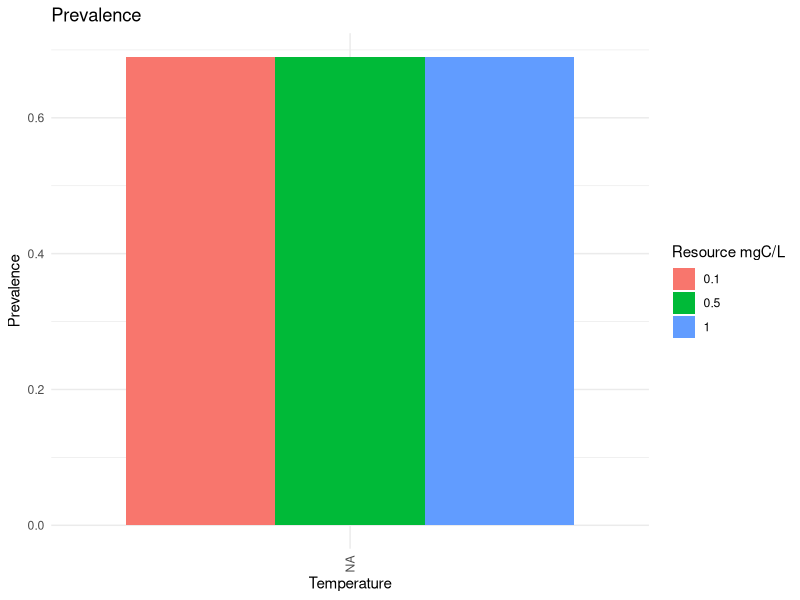
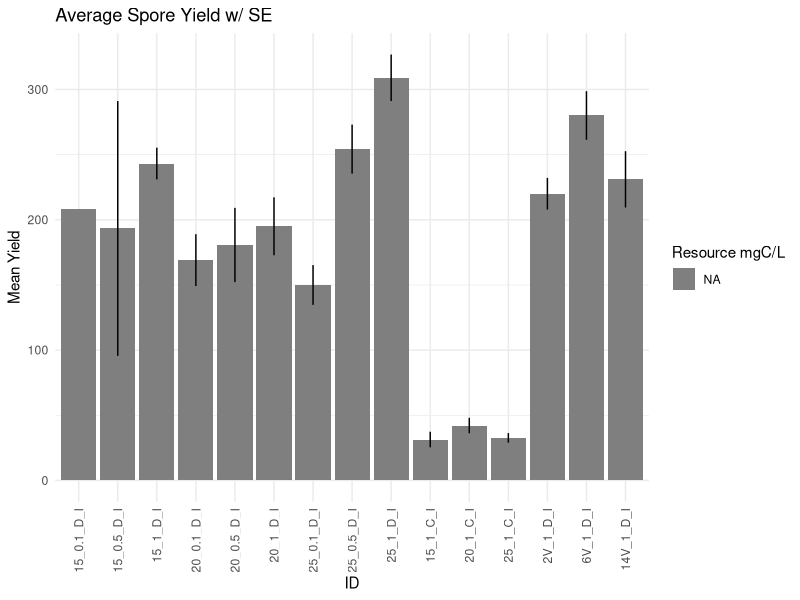
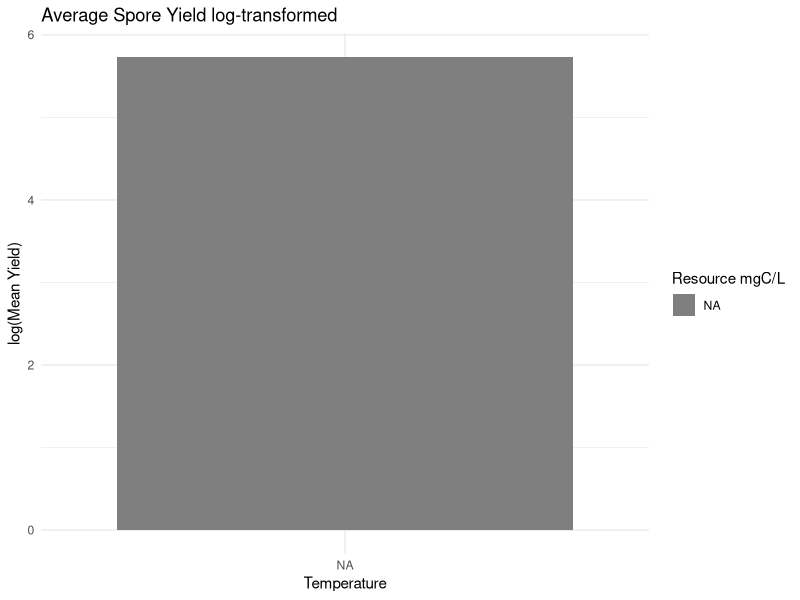
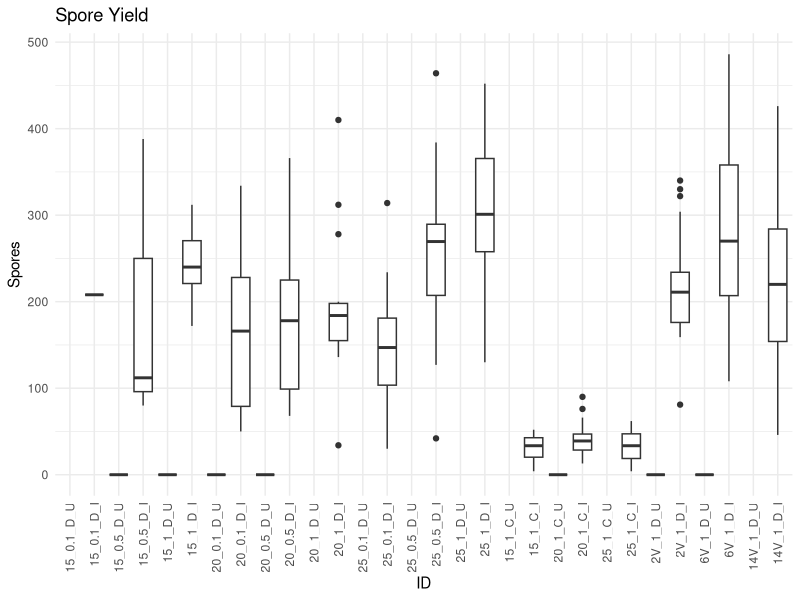
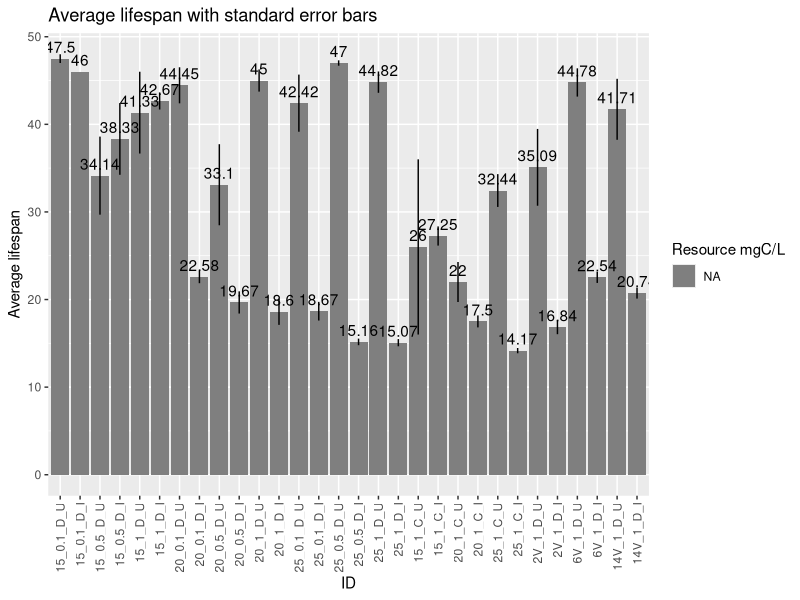

Generate these figures, in order, with R: (Note: this script raises an error after producing the figures.)
## ---- chunk 1
knitr::opts_chunk$set(echo = TRUE)
knitr::opts_chunk$set(tidy.opts=list(width.cutoff=50),tidy=TRUE)
## ---- chunk 2
library(tidyverse)
library(magrittr)
library(lubridate)
library(here)
## ---- chunk 3
# treatments <- read_csv(here("raw_data/treatments.csv"))
fitness <- read_csv(here("raw_data/main_fitness_data.csv"))
mort <- read_csv(here("raw_data/main_mort_data.csv"))
## ---- chunk 4
prev_threshold = 3125
## ---- chunk 5
mort %<>% filter(!male %in% c(1) & !removed %in% c(1) & !KBP %in% c(1) & !missing %in% c(1)) %>% select(-c(male,removed,KBP,missing))

prevalence <- mort %>% drop_na(inf) #remove observations with NA for infection status

mort %<>% mutate(inf_status = ifelse(inf==1, "I", "U")) %>% filter(inf_status %in% c("I","U"))

mort %<>% mutate(ID = paste(temp, resource, species, inf_status,sep = "_"))




newOrder <- c("15_0.1_D_U","15_0.1_D_I","15_0.5_D_U","15_0.5_D_I","15_1_D_U","15_1_D_I",
              "20_0.1_D_U","20_0.1_D_I","20_0.5_D_U","20_0.5_D_I","20_1_D_U","20_1_D_I",
              "25_0.1_D_U","25_0.1_D_I","25_0.5_D_U","25_0.5_D_I","25_1_D_U","25_1_D_I",
              "15_1_C_U","15_1_C_I","20_1_C_U","20_1_C_I","25_1_C_U","25_1_C_I",
              "2V_1_D_U","2V_1_D_I","6V_1_D_U","6V_1_D_I","14V_1_D_U","14V_1_D_I")

mort$ID <- factor(mort$ID, levels = newOrder)


prevalence %<>% mutate(ID = paste(temp, resource, species,sep = "_"))

prevOrder <- c("15_0.1_D","15_0.5_D","15_1_D",
              "20_0.1_D","20_0.5_D","20_1_D",
              "25_0.1_D","25_0.5_D","25_1_D",
              "15_1_C","20_1_C","25_1_C",
              "2V_1_D","6V_1_D","14V_1_D")

prevalence$ID <- factor(mort$ID, levels = prevOrder)

prevalence %<>% rename(.,infection_status = inf)

treatment_factors <- prevalence %>% dplyr::select(ID,temp,resource, species)
treatment_factors %<>% rename(.,temperature = temp)
treatment_factors %<>% distinct()
treatment_factors$ID <- factor(treatment_factors$ID, levels = newOrder)


prevalence %<>% group_by(ID) %>% summarize(n = n(), prev = sum(infection_status)/n())
prevalence %<>% left_join(.,treatment_factors)
prevalence %>% ggplot(.,aes(x=as.factor(ID),y=prev, fill=as.factor(resource))) +
  geom_col(position="dodge") + 
  labs(title = "Prevalence", fill = "Resource mgC/L", x = "Temperature", y = "Prevalence") + theme_minimal() +
  theme(axis.text.x = element_text(angle = 90, vjust = 0.5, hjust=1))
## ---- chunk 6
mort %<>% mutate(spore_yield = spore_RAW*(spore_water_added+1))

spores <- mort %>% filter(spore_yield>0) %>% group_by(ID) %>% 
  summarize(mean_yield = mean(spore_yield, na.rm=T), 
            # NAs removed but there should be no NAs after the filter
            var = var(spore_yield, na.rm = T), 
            se = sqrt(var(spore_yield, na.rm = T)/n()))
spores %<>% left_join(.,treatment_factors)
spores %>% ggplot(., aes(x=ID, y=mean_yield, fill=as.factor(resource))) + 
  geom_col(position="dodge") + 
  geom_linerange(aes(ymin = mean_yield-se, ymax = mean_yield+se)) +
  labs(title = "Average Spore Yield w/ SE", y = "Mean Yield", fill = "Resource mgC/L", x = "ID") + theme_minimal() +
  theme(axis.text.x = element_text(angle = 90, vjust = 0.5, hjust=1))
spores %>% ggplot(., aes(x=as.factor(temperature), y=log(mean_yield), fill=as.factor(resource))) + 
  geom_col(position="dodge") + 
  labs(title = "Average Spore Yield log-transformed", y = "log(Mean Yield)", fill = "Resource mgC/L", x = "Temperature") + theme_minimal()
mort %>% ggplot(., aes(x=ID, y=spore_yield)) + 
  geom_boxplot() + 
  labs(title = "Spore Yield", y = "Spores", x = "ID") + theme_minimal() +
  theme(axis.text.x = element_text(angle = 90, vjust = 0.5, hjust=1))
## ---- chunk 7
# spore_prev <- left_join(spores, prevalence)
# spore_prev %<>% mutate(.,potential = mean_yield*prev)
# spore_prev %>% ggplot(.,aes(x=ID, y=potential)) + geom_col()
## ---- chunk 8
lifespan <- mort
lifespan %<>% select(ID, mortality_day, inf)
lifespan %<>% mutate(birth_day = "4/5/22")
#mdy(lifespan$birth_date)
lifespan %<>% transmute(ID=ID, birthday=mdy(birth_day), deathday=mdy(mortality_day))
lifespan %<>% mutate(span = deathday - birthday)

inf_order <- c("15_0.1_D","15_0.5_D","15_1_D",
              "20_0.1_D","20_0.5_D","20_1_D",
              "25_0.1_D","25_0.5_D","25_1_D",
              "15_1_C","20_1_C","25_1_C",
              "2V_1_D","6V_1_D","14V_1_D")


lifespan %<>% left_join(.,treatment_factors)


mean_span <- lifespan %>% group_by(ID) %>% summarize(mean_span = mean(span, na.rm=T),
                                                     var = var(span, na.rm = T),
                                                     se = sqrt(var(span, na.rm = T)/n()),
                                                     resource = unique(resource),
                                                     temperature = unique(temperature))

mean_span %<>% filter(ID!="2V_1_D")

mean_span %>% ggplot(.,aes(x=ID, y=as.numeric(mean_span), fill=as.factor(resource))) +
  geom_col(position="dodge") + 
  geom_linerange(aes(ymin = mean_span-se, ymax = mean_span+se)) +
  geom_text(aes(label=round(as.numeric(mean_span), digits = 2)), vjust = -0.5) +
  labs(title = "Average lifespan with standard error bars", y = "Average lifespan", fill = "Resource mgC/L") +
  theme(axis.text.x = element_text(angle = 90, vjust = 0.5, hjust=1))

# lifespan %>% drop_na() %>% ggplot(.,aes(x=as.factor(temperature), y = as.numeric(span), fill=as.factor(resource))) + geom_boxplot(position="dodge") + labs(title="avearge lifespan", x="temperature", y ="lifespan")
# 
# lifespan %>% drop_na() %>% ggplot(.,aes(x=ID, y = as.numeric(span), fill=as.factor(resource))) + geom_boxplot(position = "dodge") + 
#   stat_summary(geom="text", fun=quantile, aes(label=sprintf("%1.1f", ..y..), color=factor(ID)), position=position_nudge(y=0.35), size=3.5) + theme_minimal() + guides(color=F) + labs(title = "Host lifespan", y = "days", fill = "Resource mgC/L")
## ---- chunk 9
fitness %<>% filter(!male %in% c(1) & !REMOVED %in% c(1) & !KBP %in% c(1)) %>% select(-c(male,REMOVED,KBP))
fitness %<>% mutate(ID = paste(temp, resource, species,sep = "_"), .before = species) %>% select(-c(tube, temp, resource, species))

fitness %<>% pivot_longer(.,cols=2:46, names_to = "date", values_to = "fitness")
## ---- chunk 10

fit_by_ID <- fitness %>% group_by(ID) %>% summarize(total_fit = sum(fitness, na.rm = T)) # removed NAs
fit_average <- fit_by_ID %>% group_by(ID) %>% 
  summarize(n = n(), mean_fit = mean(total_fit, na.rm = T), var = var(total_fit, na.rm = T), se = sqrt(var(total_fit, na.rm = T)/n())) # remove NAs
fit_average %<>% left_join(.,treatment_factors)

fit_average$ID <- factor(fit_average$ID, levels = newOrder)

fit_average %>% ggplot(., aes(x=ID, y=mean_fit, fill=as.factor(resource))) +
  geom_col(position="dodge") + 
  geom_linerange(aes(ymin = mean_fit-se, ymax = mean_fit+se)) +
  labs(title = "Average Total Fitness w/ SE", fill = "Resource mgC/L", x = "ID", y="Average Fitness") + theme_minimal() +
  theme(axis.text.x = element_text(angle = 90, vjust = 0.5, hjust=1))
## ---- chunk 11
#rmarkdown::render(here('workshop/exploration_main.Rmd'), output_format = "pdf_document",output_file = here("main.pdf"))
